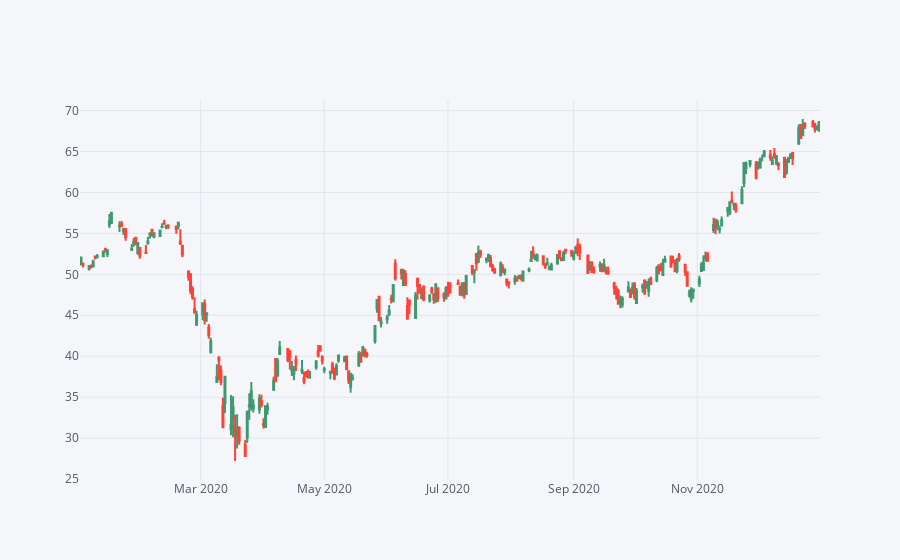

The cell this chart's notebook holds for it:
### Markdown cell above
### Candle plot of Morgan Stanley's stock from Jan 1st 2020 to Jan 1st 2021

### Code cell
MS[['Open', 'High', 'Low', 'Close']].loc['2020-01-01':'2021-01-01'].iplot(kind='candle')

### Figure 1 — Plotly figure (JSON) as saved in the notebook; plotly's stock layout.template omitted (floating-point values rounded to 4 significant figures; data arrays with more than 128 entries replaced by an {"elided": "..."} marker saying what was removed)
{"data": [{"close": {"elided": "253 float values"}, "high": {"elided": "253 float values"}, "low": {"elided": "253 float values"}, "open": {"elided": "253 float values"}, "showlegend": false, "type": "candlestick", "x": {"elided": "253 str values"}, "yaxis": "y2"}], "layout": {"legend": {"bgcolor": "#F5F6F9", "font": {"color": "#4D5663"}}, "paper_bgcolor": "#F5F6F9", "plot_bgcolor": "#F5F6F9", "title": {"font": {"color": "#4D5663"}}, "xaxis": {"gridcolor": "#E1E5ED", "rangeslider": {"visible": false}, "showgrid": true, "tickfont": {"color": "#4D5663"}, "title": {"font": {"color": "#4D5663"}, "text": ""}, "zerolinecolor": "#E1E5ED"}, "yaxis": {"gridcolor": "#E1E5ED", "showgrid": true, "showticklabels": false, "tickfont": {"color": "#4D5663"}, "title": {"font": {"color": "#4D5663"}, "text": ""}, "zerolinecolor": "#E1E5ED"}, "yaxis2": {"gridcolor": "#E1E5ED", "showgrid": true, "tickfont": {"color": "#4D5663"}, "title": {"font": {"color": "#4D5663"}, "text": ""}, "zerolinecolor": "#E1E5ED"}}}
